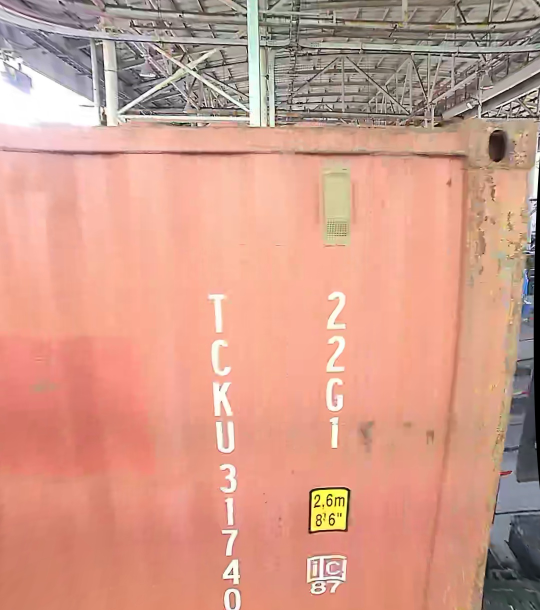
#> input picture VAS_1.1/src/backup/1.jpg, 1080 x 1220 px (shown at 1/2 size); its folder holds only this picture in this run
$ python -i VAS_stitching.py   (imports and definitions only)
#> lines starting #> are read from the running program, lines starting #| are printed output that depends on the picture
import cv2
import os
from ctypes import *
import math
import random
import numpy as np
import time
import json
import darknet
import time
import random
import sys
import statistics
import multiprocessing as mp


import VAS_manager

class VAS_stitching:

    # [227 lines left out: functions __init__, load_distorMat, set_imageSet, set_Stitching_Info, get_container_size_info, do_Stitching and 1 more, not called in this run]

    '''
    make homographic matrix for top stitching
    '''
    # [57 lines left out: functions make_Top_view_H, make_Left_view_H, make_Right_view_H, make_HTr, imgs_origin2distort, not called in this run]


    '''''''''''''''''''''''''''''''''''''''
    For RIGHT (1, 2) camera
    '''''''''''''''''''''''''''''''''''''''
    # [155 lines left out: function make_stitched_image_Right, not called in this run]


    '''''''''''''''''''''''''''''''''''''''
    do side stitching
    '''''''''''''''''''''''''''''''''''''''
    # [107 lines left out: function do_side_stitching, not called in this run]


    ''''
    Do top stitching
    input: frame set for stitching, H matrix, container size info, start-end frame index
    output: top stitched image
    '''

    # [620 lines left out: functions do_top_stitching, make_Top_view_H_BCT, sequence_alignment, search_down_idx, get_distance, process_downSet_using_NN and 5 more, not called in this run]


'''''''''''''''''''''''''''''''''''''''
Image Stitching Function
'''''''''''''''''''''''''''''''''''''''

### image rotation ###
# [519 lines left out: functions rotate_images, rotate_image, make_unit_images, find_cropped_info_up, find_cropped_Info_Rdown, Limgs_foward_NN and 5 more, not called in this run]

def find_vertical_lines(imgs):
    x_offset = 0.3
    y_offset = 0.3
    vertical_lines = []
    for idx in range(len(imgs)):
        temp_lines = []
        img = imgs[idx].copy()

        img = cv2.resize(img, dsize=(0, 0), fx=x_offset, fy=y_offset, interpolation=cv2.INTER_LINEAR)
        gray = cv2.cvtColor(img, cv2.COLOR_BGR2GRAY)
        edges = cv2.Canny(gray,50,150,apertureSize=3)

        minLineLength = 100
        maxLineGap = 10
        lines = cv2.HoughLinesP(edges,1,np.pi/180,100,minLineLength,maxLineGap)

        if len(lines) != 0 :
            for line in lines:
                x1,y1,x2,y2 = line[0]
                if int(x2-x1) < 1 : # vertical line
                    temp_lines.append(( int(x1/x_offset) , int(y1/y_offset) , int(x2/x_offset) , int(y2/y_offset)))

        vertical_lines.append(temp_lines)

    return vertical_lines


# Do stitching
# [142 lines left out: functions filtered_stitching_right, filtered_stitching_left, filtered_stitching_right_H, filtered_stitching_left_H, find_indent_Right, find_indent_Left, not called in this run]

'''
make stitched image using warped-left video set
'''
# [31 lines left out: function Stitching_side_left, not called in this run]

'''
make stitched image using warped-right video set5
'''
# [763 lines left out: functions Stitching_side_right, Stitching_ImgsR_fromH, Stitching_ImgsL_fromH, Stitching_ImgsR, Stitching_ImgsL, indent_count and 16 more, not called in this run]

'''
calc velocity using own velocity model fomula below
    [container_length = container_velocity(num_of_unit - 1) + container_width]
'''
# [4 lines left out: function calc_velocity_side, not called in this run]

'''
calc velocity using own velocity model fomula below
    [container_length = container_velocity(num_of_unit - 1) + container_width]
'''
# [4 lines left out: function calc_velocity_top, not called in this run]


'''
calc pixel coordinate container length using transformation
between absolute coordinate system and pixel coordinate system
(ref: https://en.wikipedia.org/wiki/Intermodal_container)
'''
# [13 lines left out: function get_container_length_pixel_top, not called in this run]

'''
calc pixel coordinate container length using transformation
between absolute coordinate system and pixel coordinate system
(ref: https://en.wikipedia.org/wiki/Intermodal_container)
'''
# [54 lines left out: functions get_container_length_pixel_side, twin_division, twin_division_left, twin_division_right, frame_set_H_transformation, not called in this run]


def crop_frames(frame_set, start_idx, end_idx):
    cropped_set = frame_set[start_idx : end_idx]
    return cropped_set

# [10 lines left out: function frame_show, not called in this run]

'''
define roi using pre-defined w, y roi range
'''
# [42 lines left out: functions define_Roi_left, define_Roi_right, not called in this run]

'''
define roi using pre-defined w, y roi range
'''
# [20 lines left out: function define_Roi, not called in this run]

'''
show frame video for debug
'''
# [10 lines left out: function frame_show, not called in this run]


'''
make stitched image using warped-top video set
'''
# [33 lines left out: function Stitching_top, not called in this run]

>>> import cv2
>>> picture = cv2.imread('backup/1.jpg', cv2.IMREAD_GRAYSCALE)
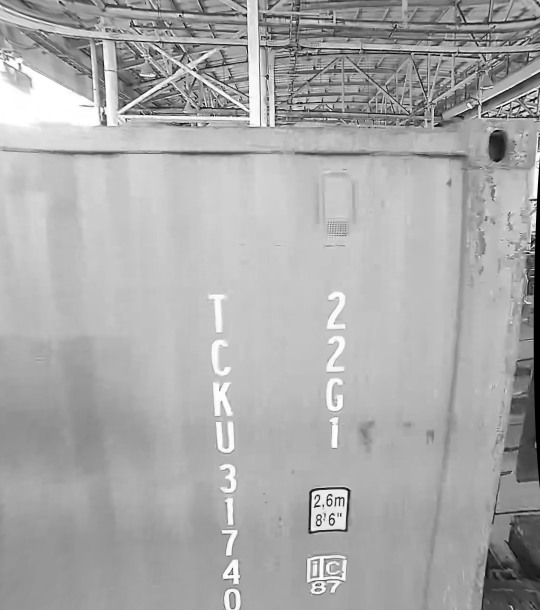
#> picture: shape (1220, 1080) (shown at 1/2 size); min 0, max 255, mean 169.8
#> the loop in find_vertical_lines, `for idx in range(len(imgs)):` made 1 pass
#> after the loop in find_vertical_lines, `for idx in range(len(imgs)):`: vertical_lines = []
#> (the run stopped early here; a loop or call above may not have finished)

$ run again, on VAS_1.1/src/backup/2.jpg
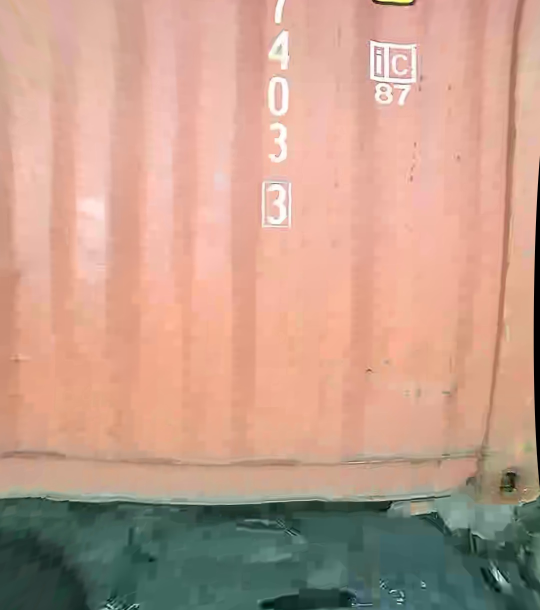
#> input picture VAS_1.1/src/backup/2.jpg, 1080 x 1220 px (shown at 1/2 size)
#> `picture = cv2.imread('backup/1.jpg', cv2.IMREAD_GRAYSCALE)`:
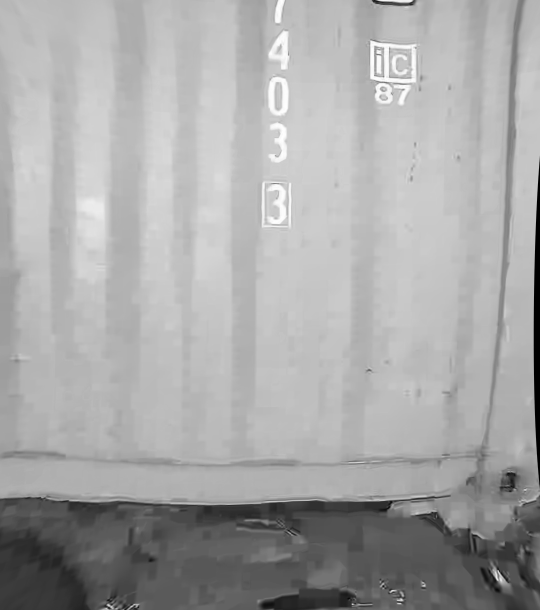
#> picture: shape (1220, 1080) (shown at 1/2 size); min 0, max 255, mean 167.4
#> the loop in find_vertical_lines, `for idx in range(len(imgs)):` made 1 pass
#> after the loop in find_vertical_lines, `for idx in range(len(imgs)):`: vertical_lines = []

$ run again, on VAS_1.1/src/backup/1_en.jpg
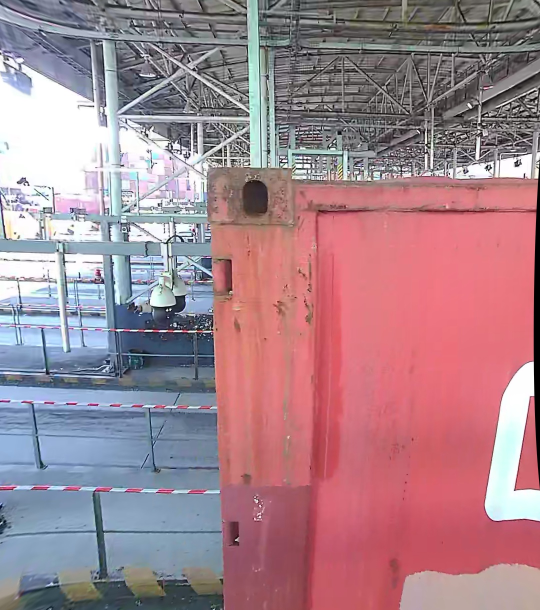
#> input picture VAS_1.1/src/backup/1_en.jpg, 1080 x 1220 px (shown at 1/2 size)
#> `picture = cv2.imread('backup/1.jpg', cv2.IMREAD_GRAYSCALE)`:
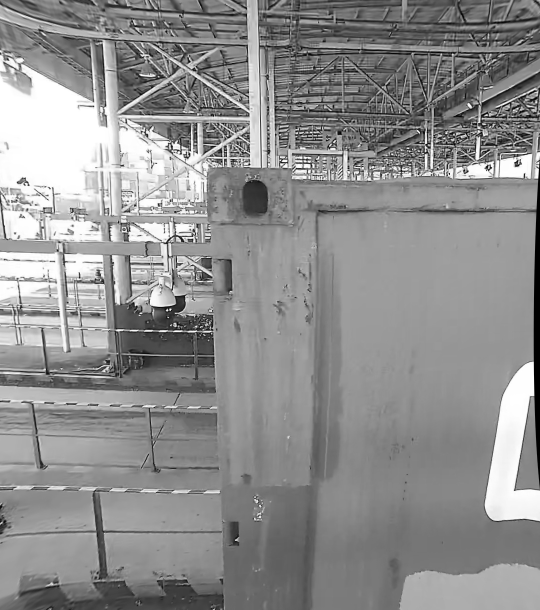
#> picture: shape (1220, 1080) (shown at 1/2 size); min 0, max 255, mean 142.7
#> the loop in find_vertical_lines, `for idx in range(len(imgs)):` made 1 pass
#> after the loop in find_vertical_lines, `for idx in range(len(imgs)):`: vertical_lines = []

$ run again, on VAS_1.1/src/backup/2_en.jpg
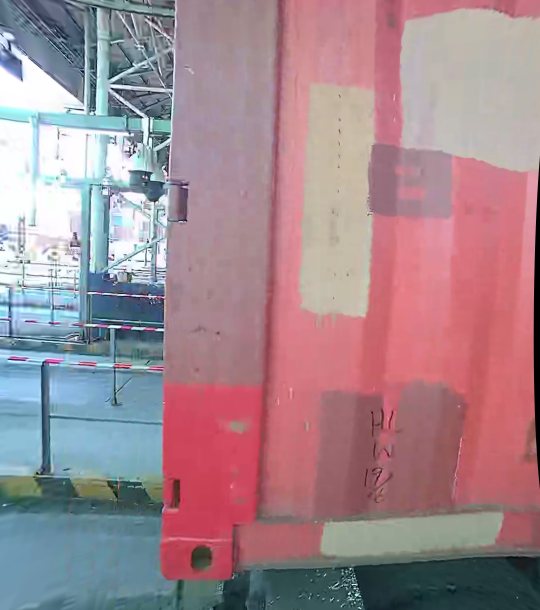
#> input picture VAS_1.1/src/backup/2_en.jpg, 1080 x 1220 px (shown at 1/2 size)
#> `picture = cv2.imread('backup/1.jpg', cv2.IMREAD_GRAYSCALE)`:
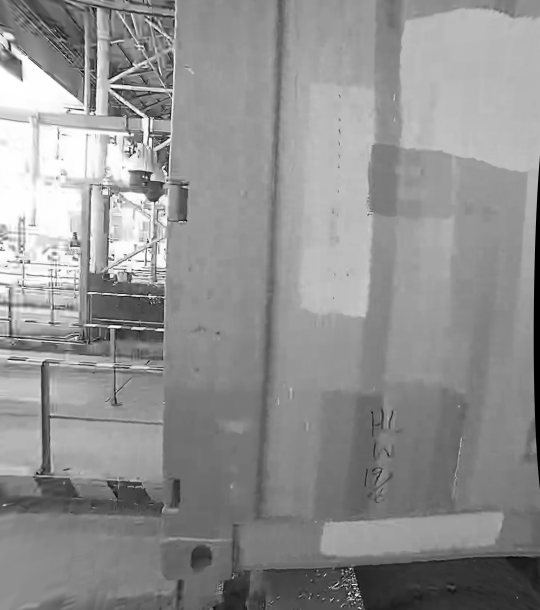
#> picture: shape (1220, 1080) (shown at 1/2 size); min 0, max 255, mean 144.1
#> the loop in find_vertical_lines, `for idx in range(len(imgs)):` made 1 pass
#> after the loop in find_vertical_lines, `for idx in range(len(imgs)):`: vertical_lines = []
